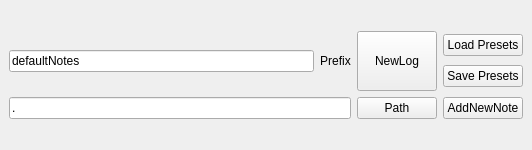
<?xml version="1.0" encoding="UTF-8"?>
<ui version="4.0">
 <class>sawNoteRecorderQtWidget</class>
 <widget class="QDockWidget" name="sawNoteRecorderQtWidget">
  <property name="geometry">
   <rect>
    <x>0</x>
    <y>0</y>
    <width>532</width>
    <height>150</height>
   </rect>
  </property>
  <property name="sizePolicy">
   <sizepolicy hsizetype="MinimumExpanding" vsizetype="MinimumExpanding">
    <horstretch>0</horstretch>
    <verstretch>0</verstretch>
   </sizepolicy>
  </property>
  <property name="minimumSize">
   <size>
    <width>464</width>
    <height>150</height>
   </size>
  </property>
  <property name="styleSheet">
   <string notr="true"> QDockWidget {
     border: 1px solid lightgray;
     /*titlebar-close-icon: url(close.png);
     titlebar-normal-icon: url(undock.png);*/
 }

 QDockWidget::title {
     text-align: Center; /* align the text to the left */
     background: rgb(100, 170, 200);
     padding-left: 5px;
 }

 QDockWidget::close-button, QDockWidget::float-button {
     border: 1px solid transparent;
     background: darkgray;
     padding: 0px;
 }

 QDockWidget::close-button:hover, QDockWidget::float-button:hover {
     background: gray;
 }

 QDockWidget::close-button:pressed, QDockWidget::float-button:pressed {
     padding: 1px -1px -1px 1px;
 }</string>
  </property>
  <property name="features">
   <set>QDockWidget::NoDockWidgetFeatures</set>
  </property>
  <property name="allowedAreas">
   <set>Qt::TopDockWidgetArea</set>
  </property>
  <property name="windowTitle">
   <string>sawNoteRecorder</string>
  </property>
  <widget class="QWidget" name="dockWidgetContents">
   <layout class="QHBoxLayout" name="horizontalLayout_7">
    <item>
     <layout class="QVBoxLayout" name="MainVLayout">
      <item>
       <layout class="QHBoxLayout" name="horizontalLayout">
        <item>
         <layout class="QGridLayout" name="gridLayout_3">
          <item row="0" column="0">
           <layout class="QGridLayout" name="gridLayout">
            <item row="0" column="1">
             <widget class="QLabel" name="label">
              <property name="text">
               <string>Prefix</string>
              </property>
              <property name="alignment">
               <set>Qt::AlignCenter</set>
              </property>
             </widget>
            </item>
            <item row="0" column="0">
             <widget class="QLineEdit" name="FileNameLineEdit">
              <property name="text">
               <string>defaultNotes</string>
              </property>
             </widget>
            </item>
           </layout>
          </item>
          <item row="0" column="1">
           <widget class="QPushButton" name="NewFileButton">
            <property name="sizePolicy">
             <sizepolicy hsizetype="Minimum" vsizetype="Fixed">
              <horstretch>0</horstretch>
              <verstretch>0</verstretch>
             </sizepolicy>
            </property>
            <property name="minimumSize">
             <size>
              <width>0</width>
              <height>60</height>
             </size>
            </property>
            <property name="text">
             <string>NewLog</string>
            </property>
           </widget>
          </item>
          <item row="1" column="0">
           <widget class="QLineEdit" name="PathLineEdit">
            <property name="text">
             <string>.</string>
            </property>
           </widget>
          </item>
          <item row="1" column="1">
           <widget class="QPushButton" name="PathButton">
            <property name="sizePolicy">
             <sizepolicy hsizetype="Maximum" vsizetype="Fixed">
              <horstretch>0</horstretch>
              <verstretch>0</verstretch>
             </sizepolicy>
            </property>
            <property name="text">
             <string>Path</string>
            </property>
           </widget>
          </item>
          <item row="0" column="2">
           <layout class="QGridLayout" name="gridLayout_2">
            <item row="0" column="0">
             <widget class="QPushButton" name="LoadNotesButton">
              <property name="text">
               <string>Load Presets</string>
              </property>
             </widget>
            </item>
            <item row="1" column="0">
             <widget class="QPushButton" name="SaveNotesButton">
              <property name="sizePolicy">
               <sizepolicy hsizetype="Maximum" vsizetype="Fixed">
                <horstretch>0</horstretch>
                <verstretch>0</verstretch>
               </sizepolicy>
              </property>
              <property name="text">
               <string>Save Presets</string>
              </property>
             </widget>
            </item>
           </layout>
          </item>
          <item row="1" column="2">
           <widget class="QPushButton" name="AddNoteButton">
            <property name="text">
             <string>AddNewNote</string>
            </property>
           </widget>
          </item>
         </layout>
        </item>
       </layout>
      </item>
     </layout>
    </item>
   </layout>
  </widget>
 </widget>
 <resources/>
 <connections/>
</ui>
